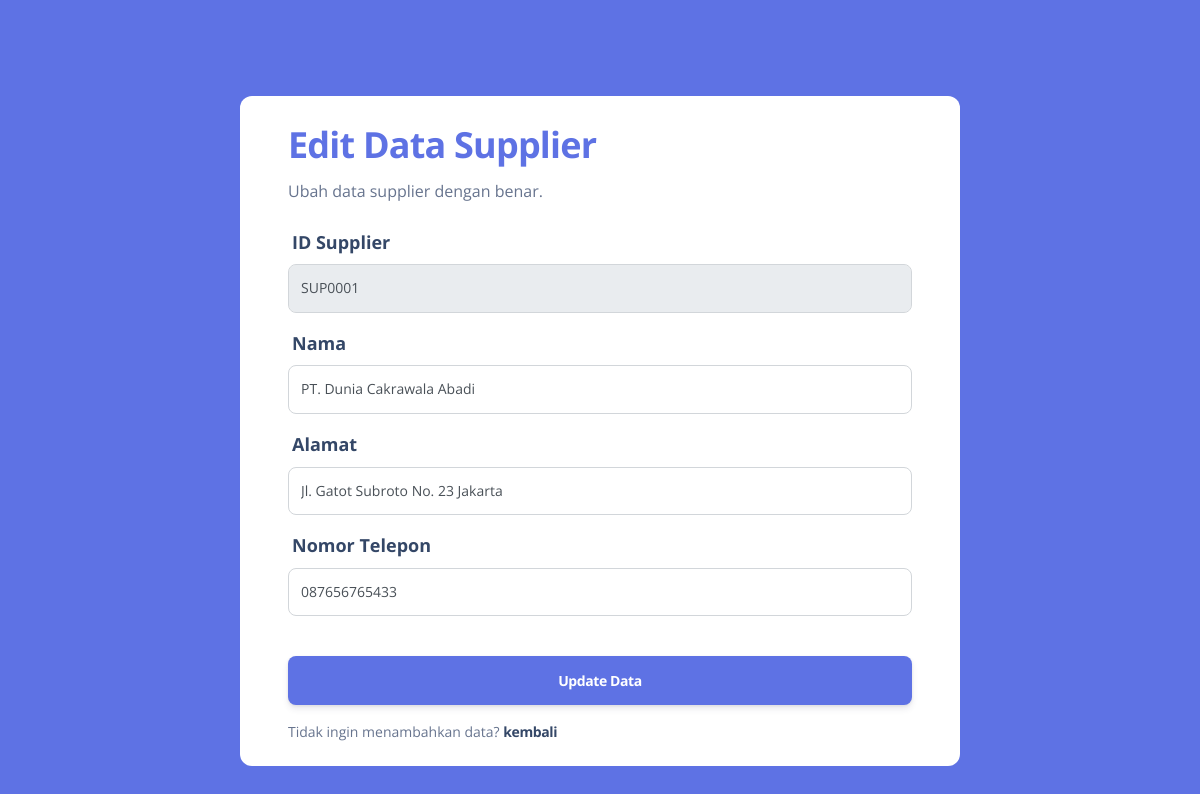
/pages/functions/editsupplier.php?id=SUP0001 (signed in), run on the app's committed database.
### tables this page shows
CREATE TABLE `supplier` (
  `id_supplier` char(10) NOT NULL DEFAULT '',
  `nama_supplier` varchar(100) DEFAULT NULL,
  `alamat` varchar(100) DEFAULT NULL,
  `no_telepon` varchar(50) DEFAULT NULL
);

### pages/functions/editsupplier.php (the view, shortened to what this page needs)
<?php
require "functions.php";
$id = $_GET["id"];
$sql = "SELECT * FROM supplier WHERE id_supplier = '$id'";
$hasil = $conn->query($sql);
?>
<!DOCTYPE html>
<html lang="en">
<head>
    <link href="../../assets/css/nucleo-icons.css" rel="stylesheet" />
    <link href="../../assets/css/nucleo-svg.css" rel="stylesheet" />
    <link href="../../assets/css/nucleo-svg.css" rel="stylesheet" />
    <link id="pagestyle" href="../../assets/css/argon-dashboard.css?v=2.0.4" rel="stylesheet" />
</head>
<body class="bg-primary">
    <div class="container  bg-white  rounded-3 my-7 m-auto w-60">
        <div class="card card-plain">
            <div class="card-header pb-0 text-start">
                <h4 class="font-weight-bolder text-5xl text-primary">Edit Data Supplier</h4>
                <p class="mb-0">Ubah data supplier dengan benar.</p>
            </div>
            <div class="card-body">
                <?php while ($apotek = $hasil->fetch_assoc()) : ?>
                    <form action="" method="post">
                        <div class="mb-3">
                            <label for="id" class="text-lg">ID Supplier</label>
                            <input type="text" name="id" class="form-control form-control-lg" value="<?= $apotek['id_supplier'] ?>" readonly>
                        </div>
                        <div class="mb-3">
                            <label for="nama" class="text-lg">Nama</label>
                            <input type="text" name="nama" class="form-control form-control-lg" value="<?= $apotek['nama_supplier'] ?>" required>
                        </div>
                        <div class="mb-3">
                            <label for="alamat" class="text-lg">Alamat</label>
                            <input type="text" name="alamat" class="form-control form-control-lg" value="<?= $apotek['alamat'] ?>" required>
                        </div>
                        <div class="mb-3">
                            <label for="nomor" class="text-lg">Nomor Telepon</label>
                            <input type="text" name="nomor" class="form-control form-control-lg" value="<?= $apotek['no_telepon'] ?>" required>
                        </div>
                        <div class="text-center">
                            <button type="submit" name="ubah" class="btn btn-lg btn-primary btn-lg w-100 mt-4 mb-0">Update Data</button>
                        </div>
                        <p class="text-sm mt-3 mb-0">Tidak ingin menambahkan data? <a href="../supplier.php" class="text-dark font-weight-bolder">kembali</a></p>
                    </form>
                <?php endwhile; ?>
            </div>
        </div>
    </div>
</body>
</html>

### data on the page
supplier: id "SUP0001", nama "PT. Dunia Cakrawala Abadi", alamat "Jl. Gatot Subroto No. 23 Jakarta", nomor "087656765433"
